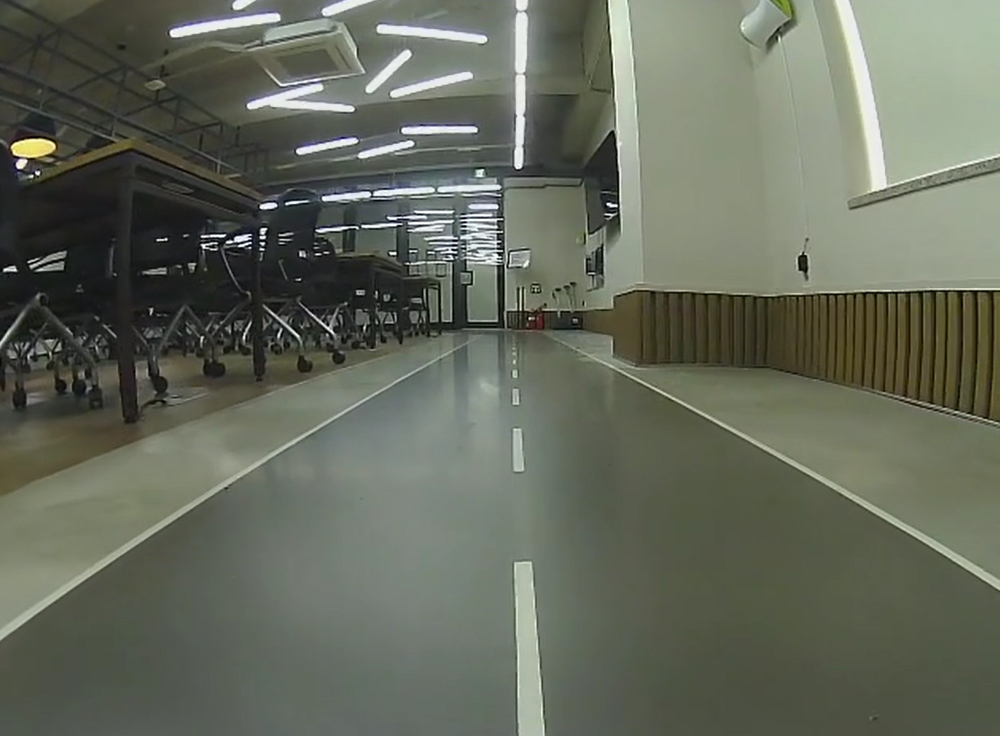
#> input picture lines_detection_hough_transform/kmu_img.jpg, 1999 x 1471 px, given in place of road_car2_view.mp4, which was not available (shown at 1/2 size)
$ python 'road sterring.py'
#> lines starting #> are read from the running program, lines starting #| are printed output that depends on the picture; pictures that were not available may be replaced by others from this repository, and a replacement may not be noted
import cv2
import numpy as np

# 이전 프레임의 조향각 값을 저장할 배열
prev_steering_angles = []

# 부드러운 조향각을 계산하는 함수
def smooth_steering_angle(steering_angle, window_size=5):
    global prev_steering_angles

    # 현재 조향각 값을 배열에 추가
    prev_steering_angles.append(steering_angle)

    # 배열의 길이가 윈도우 크기를 초과하면 가장 오래된 값을 제거
    if len(prev_steering_angles) > window_size:
        prev_steering_angles.pop(0)

    # 배열의 모든 값의 평균을 계산하여 부드러운 조향각 반환
    smooth_angle = np.mean(prev_steering_angles)
    return smooth_angle

def calculate_steering_angle(frame, lines):
    if lines is None:
        return 0, frame.shape[1] // 2, 0, 0  # 차선이 검출되지 않았다면 조향각을 0으로 설정하고 화면 중앙을 반환

    height, width = frame.shape[:2]
    left_line, right_line = [], []

    for line in lines:
        for x1, y1, x2, y2 in line:
            parameters = np.polyfit((x1, x2), (y1, y2), 1)  # 직선의 파라미터 추정
            slope = parameters[0]
            intercept = parameters[1]
            if slope < -0.5:  # 왼쪽 차선
                left_line.append((slope, intercept, x1, x2))
            elif slope > 0.5:  # 오른쪽 차선
                right_line.append((slope, intercept, x1, x2))

    if not left_line or not right_line:
        return 0, width // 2, 0, 0  # 한 쪽 차선만 검출된 경우

    # 각 차선의 중앙 위치 계산
    left_line_center = np.mean([line[2] + (line[3] - line[2]) / 2 for line in left_line], axis=0)
    right_line_center = np.mean([line[2] + (line[3] - line[2]) / 2 for line in right_line], axis=0)

    line_center_x = int((left_line_center + right_line_center) / 2)
    center_offset = width / 2 - line_center_x
    steering_angle = center_offset / width * 90  # 최대 +-45도 각도로 조정

    # 좌측 라인과 우측 라인 각각에 대한 직선과의 거리 계산
    left_line_distance = width / 2 - left_line_center
    right_line_distance = right_line_center - width / 2

    return steering_angle, line_center_x, left_line_distance, right_line_distance

def display_heading_line(frame, steering_angle, line_center_x, left_line_distance, right_line_distance):
    height, width, _ = frame.shape

    # 조향각 값 표시
    cv2.putText(frame, f"Steering Angle: {steering_angle:.2f} degrees", (20, 40), cv2.FONT_HERSHEY_SIMPLEX, 1, (0, 255, 0), 2, cv2.LINE_AA)

    # 직선 표시
    cv2.line(frame, (line_center_x, 0), (line_center_x, height), (0, 0, 255), 2)

    # 좌측 라인과 직선 사이의 거리 및 우측 라인과 직선 사이의 거리 표시
    cv2.putText(frame, f"Left Line Distance: {left_line_distance:.2f} pixels", (width - 400, 80), cv2.FONT_HERSHEY_SIMPLEX, 1, (0, 255, 0), 2, cv2.LINE_AA)
    cv2.putText(frame, f"Right Line Distance: {right_line_distance:.2f} pixels", (width - 400, 120), cv2.FONT_HERSHEY_SIMPLEX, 1, (0, 255, 0), 2, cv2.LINE_AA)

    # 화면에 조향선 그리기
    x1 = line_center_x
    y1 = height
    x2 = int(x1 - height / 2 * np.tan(np.radians(steering_angle)))
    y2 = int(height / 2)
    cv2.line(frame, (x1, y1), (x2, y2), (0, 255, 0), 5)
    return frame

# 비디오 파일 열기
video = cv2.VideoCapture("road_car2_view.mp4")

while True:
    ret, frame = video.read()
#> frame is the input picture: shape (1471, 1999, 3); mean B, G, R 92.3, 105.7, 101.1
    if not ret:
        break

    height, width = frame.shape[:2]
#> height = 1471; width = 1999
    roi = frame[int(height * 0.6):height, :]
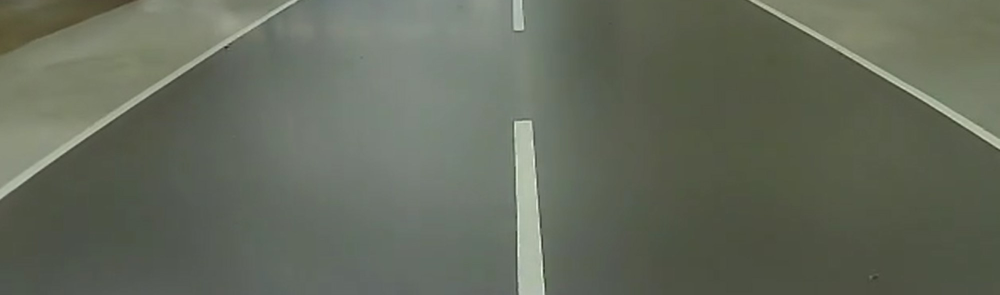
#> roi: shape (589, 1999, 3) (shown at 1/2 size); mean B, G, R 91.6, 105.7, 100

    gray = cv2.cvtColor(roi, cv2.COLOR_BGR2GRAY)
    blur = cv2.GaussianBlur(gray, (5, 5), 0)
    edges = cv2.Canny(blur, 50, 150)
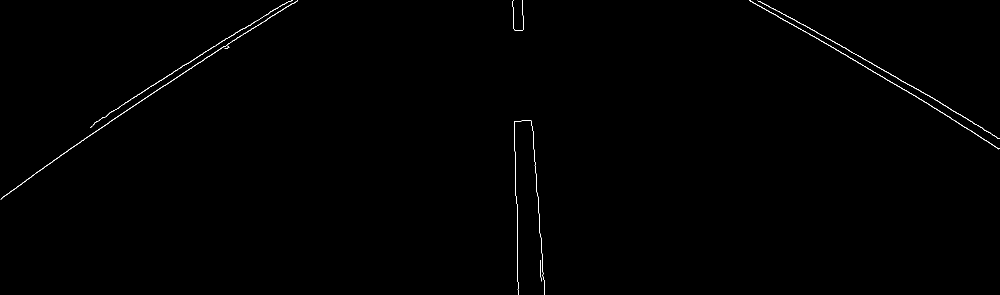
#> edges: shape (589, 1999) (shown at 1/2 size); 0.34% white in thin lines or dots
    lines = cv2.HoughLinesP(edges, 1, np.pi/180, 50, maxLineGap=50)
#> lines = 27 rows, first 6: [253, 220, 544, 31], [1649, 72, 1931, 235], [1500, 0, 1845, 200], [289, 180, 547, 19], [1030, 303, 1032, 400], [219, 225, 385, 121]

    steering_angle, line_center_x, left_line_distance, right_line_distance = calculate_steering_angle(frame, lines)
#> the loop in calculate_steering_angle, `for line in lines:` made 27 passes
#> line on passes 1 to 12: [[253, 220, 544, 31]], [[1649, 72, 1931, 235]], [[1500, 0, 1845, 200]], [[289, 180, 547, 19]], [[1030, 303, 1032, 400]], [[219, 225, 385, 121]], [[200, 256, 331, 170]], [[1892, 213, 1965, 256]], [[1810, 180, 1998, 297]], [[1065, 258, 1086, 556]], [[1034, 544, 1034, 408]], [[53, 359, 197, 258]]
#> after the loop in calculate_steering_angle, `for line in lines:`: left_line = 13 items, first 6: (-0.649, 384.3, 253, 544), (-0.624, 360.3, 289, 547), (-0.627, 362.2, 219, 385), (-0.656, 387.3, 200, 331), (-0.701, 396.2, 53, 197), (-0.702, 397.2, 6, 244); right_line = 13 items, first 6: (0.578, -881.1, 1649, 1931), (0.58, -869.6, 1500, 1845), (48.5, -49652, 1030, 1032), (0.589, -901.5, 1892, 1965), (0.622, -946.4, 1810, 1998), (14.19, -14854.9, 1065, 1086)
#> in calculate_steering_angle, `left_line_center = np.mean([line[2] + (line[3] - line[2]) / 2 for line..`: left_line_center = 363.2
#> in calculate_steering_angle, `right_line_center = np.mean([line[2] + (line[3] - line[2]) / 2 for lin..`: right_line_center = 1542.6
#> in calculate_steering_angle, `line_center_x = int((left_line_center + right_line_center) / 2)`: line_center_x = 952
#> in calculate_steering_angle, `center_offset = width / 2 - line_center_x`: center_offset = 47.5
#> in calculate_steering_angle, `steering_angle = center_offset / width * 90`: steering_angle = 2.14
#> in calculate_steering_angle, `left_line_distance = width / 2 - left_line_center`: left_line_distance = 636.3
#> in calculate_steering_angle, `right_line_distance = right_line_center - width / 2`: right_line_distance = 543.1
#> steering_angle = 2.14; line_center_x = 952; left_line_distance = 636.3; right_line_distance = 543.1
    smooth_angle = smooth_steering_angle(steering_angle)
#> in smooth_steering_angle, `smooth_angle = np.mean(prev_steering_angles)`: smooth_angle = 2.14
#> smooth_angle = 2.14

    frame_with_heading = display_heading_line(frame, smooth_angle, line_center_x, left_line_distance, right_line_distance)
#> in display_heading_line, `x1 = line_center_x`: x1 = 952
#> in display_heading_line, `x2 = int(x1 - height / 2 * np.tan(np.radians(steering_angle)))`: x2 = 924
#> in display_heading_line, `cv2.line(frame, (x1, y1), (x2, y2), (0, 255, 0), 5)`:
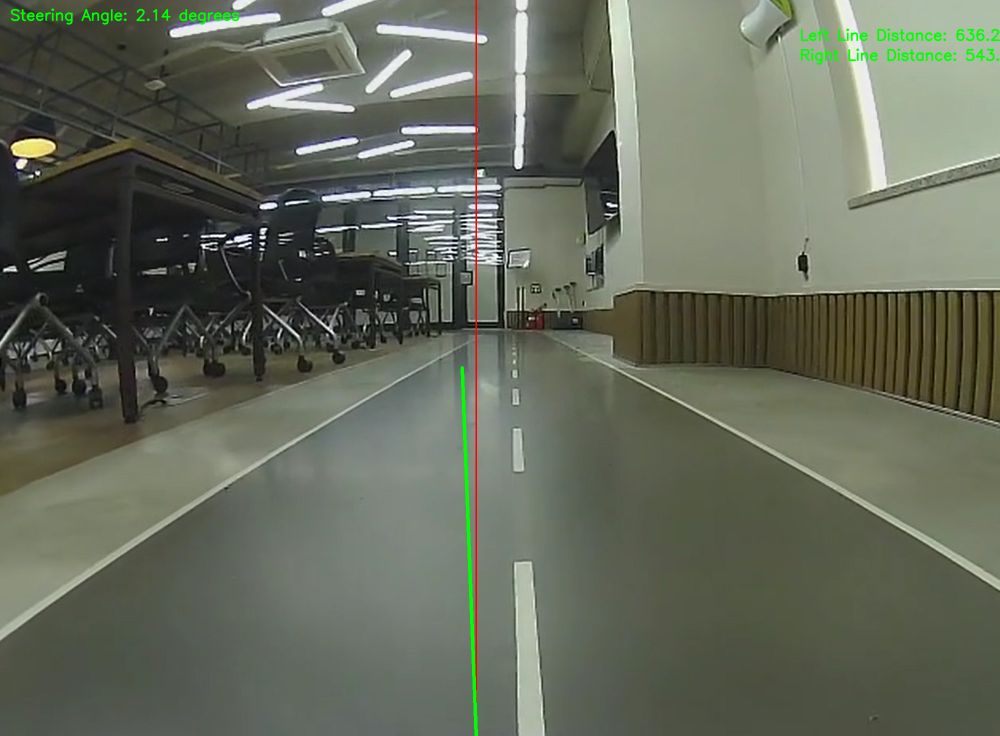
#> frame: shape (1471, 1999, 3) (shown at 1/2 size); mean B, G, R 91.5, 106.1, 100.6

    cv2.imshow('Frame with Heading', frame_with_heading)

    if cv2.waitKey(1) & 0xFF == ord('q'):
#> (key q is pressed here)
        break

video.release()
cv2.destroyAllWindows()
